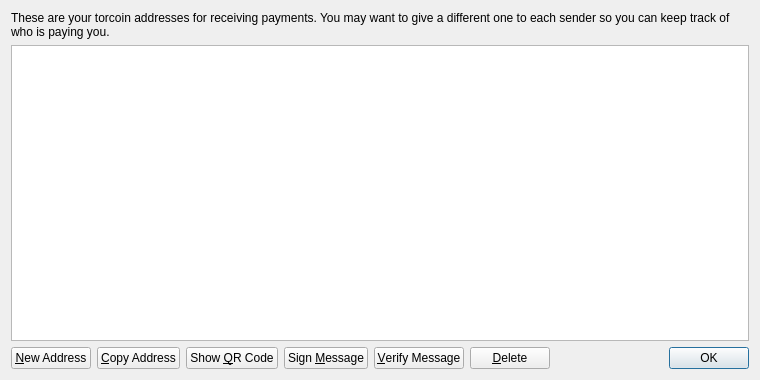
<?xml version="1.0" encoding="UTF-8"?>
<ui version="4.0">
 <class>AddressBookPage</class>
 <widget class="QWidget" name="AddressBookPage">
  <property name="geometry">
   <rect>
    <x>0</x>
    <y>0</y>
    <width>760</width>
    <height>380</height>
   </rect>
  </property>
  <property name="windowTitle">
   <string>Address Book</string>
  </property>
  <layout class="QVBoxLayout" name="verticalLayout">
   <item>
    <widget class="QLabel" name="labelExplanation">
     <property name="text">
      <string>These are your torcoin addresses for receiving payments. You may want to give a different one to each sender so you can keep track of who is paying you.</string>
     </property>
     <property name="textFormat">
      <enum>Qt::PlainText</enum>
     </property>
     <property name="wordWrap">
      <bool>true</bool>
     </property>
    </widget>
   </item>
   <item>
    <widget class="QTableView" name="tableView">
     <property name="contextMenuPolicy">
      <enum>Qt::CustomContextMenu</enum>
     </property>
     <property name="toolTip">
      <string>Double-click to edit address or label</string>
     </property>
     <property name="tabKeyNavigation">
      <bool>false</bool>
     </property>
     <property name="alternatingRowColors">
      <bool>true</bool>
     </property>
     <property name="selectionMode">
      <enum>QAbstractItemView::SingleSelection</enum>
     </property>
     <property name="selectionBehavior">
      <enum>QAbstractItemView::SelectRows</enum>
     </property>
     <property name="sortingEnabled">
      <bool>true</bool>
     </property>
     <attribute name="verticalHeaderVisible">
      <bool>false</bool>
     </attribute>
    </widget>
   </item>
   <item>
    <layout class="QHBoxLayout" name="horizontalLayout">
     <item>
      <widget class="QPushButton" name="newAddressButton">
       <property name="toolTip">
        <string>Create a new address</string>
       </property>
       <property name="text">
        <string>&amp;New Address</string>
       </property>
       <property name="icon">
        <iconset resource="../bitcoin.qrc">
         <normaloff>:/icons/add</normaloff>:/icons/add</iconset>
       </property>
      </widget>
     </item>
     <item>
      <widget class="QPushButton" name="copyToClipboard">
       <property name="toolTip">
        <string>Copy the currently selected address to the system clipboard</string>
       </property>
       <property name="text">
        <string>&amp;Copy Address</string>
       </property>
       <property name="icon">
        <iconset resource="../bitcoin.qrc">
         <normaloff>:/icons/editcopy</normaloff>:/icons/editcopy</iconset>
       </property>
      </widget>
     </item>
     <item>
      <widget class="QPushButton" name="showQRCode">
       <property name="text">
        <string>Show &amp;QR Code</string>
       </property>
       <property name="icon">
        <iconset resource="../bitcoin.qrc">
         <normaloff>:/icons/qrcode</normaloff>:/icons/qrcode</iconset>
       </property>
      </widget>
     </item>
     <item>
      <widget class="QPushButton" name="signMessage">
       <property name="toolTip">
        <string>Sign a message to prove you own a torcoin address</string>
       </property>
       <property name="text">
        <string>Sign &amp;Message</string>
       </property>
       <property name="icon">
        <iconset resource="../bitcoin.qrc">
         <normaloff>:/icons/edit</normaloff>:/icons/edit</iconset>
       </property>
      </widget>
     </item>
     <item>
      <widget class="QPushButton" name="verifyMessage">
       <property name="toolTip">
        <string>Verify a message to ensure it was signed with a specified torcoin address</string>
       </property>
       <property name="text">
        <string>&amp;Verify Message</string>
       </property>
       <property name="icon">
        <iconset resource="../bitcoin.qrc">
         <normaloff>:/icons/transaction_0</normaloff>:/icons/transaction_0</iconset>
       </property>
      </widget>
     </item>
     <item>
      <widget class="QPushButton" name="deleteButton">
       <property name="toolTip">
        <string>Delete the currently selected address from the list</string>
       </property>
       <property name="text">
        <string>&amp;Delete</string>
       </property>
       <property name="icon">
        <iconset resource="../bitcoin.qrc">
         <normaloff>:/icons/remove</normaloff>:/icons/remove</iconset>
       </property>
      </widget>
     </item>
     <item>
      <spacer name="horizontalSpacer">
       <property name="orientation">
        <enum>Qt::Horizontal</enum>
       </property>
       <property name="sizeHint" stdset="0">
        <size>
         <width>40</width>
         <height>20</height>
        </size>
       </property>
      </spacer>
     </item>
     <item>
      <widget class="QDialogButtonBox" name="buttonBox">
       <property name="sizePolicy">
        <sizepolicy hsizetype="Maximum" vsizetype="Fixed">
         <horstretch>0</horstretch>
         <verstretch>0</verstretch>
        </sizepolicy>
       </property>
       <property name="standardButtons">
        <set>QDialogButtonBox::Ok</set>
       </property>
      </widget>
     </item>
    </layout>
   </item>
  </layout>
 </widget>
 <resources>
  <include location="../bitcoin.qrc"/>
 </resources>
 <connections/>
</ui>
